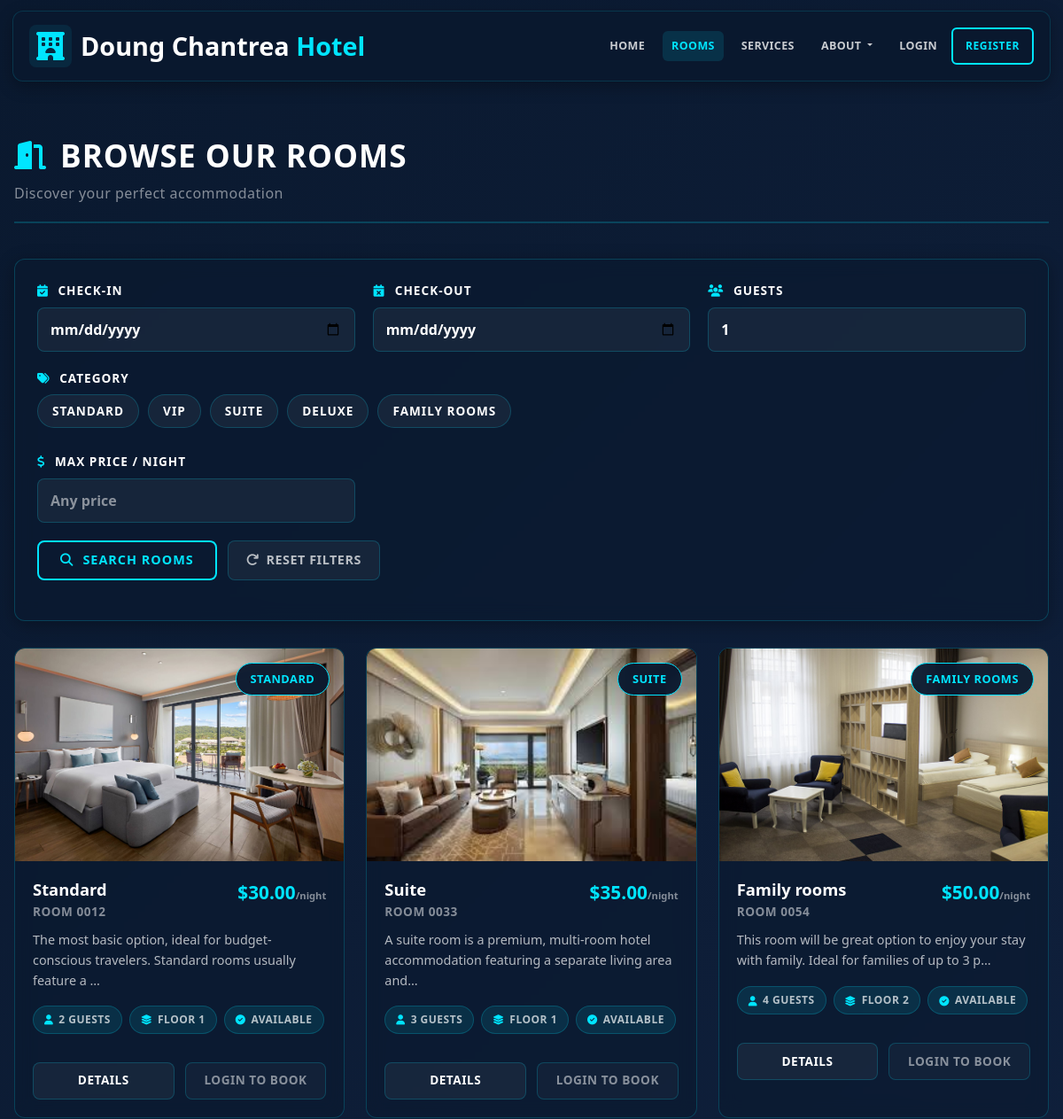
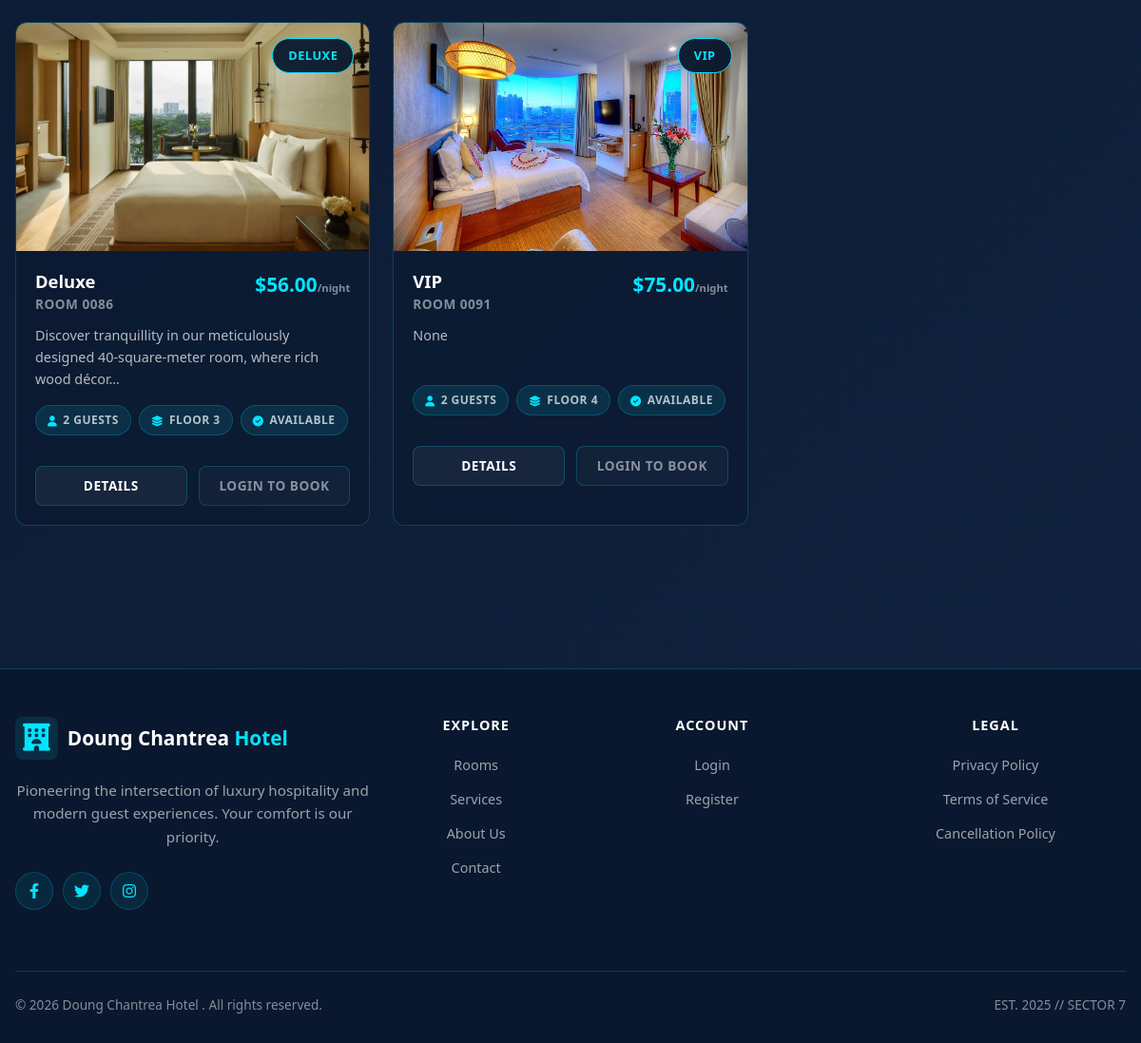
/rooms/, run on the app's committed database (2 pictures, top to bottom).
### hotel/models.py (models this page shows, shortened)
class RoomCategory(models.Model):
    id = models.AutoField(primary_key=True)
    category_name = models.CharField(max_length=50, unique=True)
    class Meta:
        verbose_name_plural = "Room Categories"

class Room(models.Model):
    id = models.AutoField(primary_key=True)
    STATUS_CHOICES = [
        ('Available', 'Available'),
        ('Booked', 'Booked'),
        ('Maintenance', 'Maintenance'),
    ]
    room_number = models.CharField(max_length=10, unique=True)
    category = models.ForeignKey(RoomCategory, on_delete=models.CASCADE, related_name='rooms')
    assigned_staff = models.ForeignKey('Staff', on_delete=models.SET_NULL, null=True, blank=True, related_name='assigned_rooms')
    status = models.CharField(max_length=15, choices=STATUS_CHOICES, default='Available')
    floor = models.IntegerField(default=1, validators=[MinValueValidator(1), MaxValueValidator(100)])
    max_occupancy = models.IntegerField(default=2, validators=[MinValueValidator(1)])
    price = models.DecimalField(max_digits=10, decimal_places=2, null=True, blank=True, validators=[MinValueValidator(0)], help_text="Room-specific price (leave blank to use category base price)")
    amenities = models.TextField(default="WiFi, AC, TV", help_text="Comma-separated list of amenities")
    description = models.TextField(blank=True, null=True)
    image = models.ImageField(upload_to='rooms/', blank=True, null=True)
    created_at = models.DateTimeField(default=timezone.now)
    class Meta:
        ordering = ['room_number']

### hotel/views.py (the view, shortened to what this page needs)
# urls.py: path('rooms/', views.room_list, name='room_list'),
def room_list(request):
    rooms = Room.objects.all()
    form = RoomFilterForm(request.GET or None)
    categories = RoomCategory.objects.all()
    raw_selected = request.GET.getlist('category')
    selected_categories = []
    selected_categories_str = [str(x) for x in selected_categories]
    booked_room_ids = []
    booked_set = set(booked_room_ids)
    filter_by_date = False
    if form.is_valid():
        ci = form.cleaned_data.get('check_in_date')
        co = form.cleaned_data.get('check_out_date')
        if ci and co:
            filter_by_date = True
    for r in rooms:
        if filter_by_date:
            r.is_booked = r.id in booked_set
        else:
            r.is_booked = (r.status != 'Available')
    context = {
        'rooms': rooms,
        'form': form,
        'categories': categories,
        'selected_categories': selected_categories_str,
        'booked_room_ids': booked_room_ids,
        'filter_by_date': filter_by_date,
    }
    return render(request, 'hotel/html/room_list.html', context)

### hotel/forms.py
class RoomFilterForm(forms.Form):
    check_in_date = forms.DateField(
        required=False,
        widget=forms.DateInput(attrs={'type': 'date', 'class': 'form-control'})
    )
    check_out_date = forms.DateField(
        required=False,
        widget=forms.DateInput(attrs={'type': 'date', 'class': 'form-control'})
    )
    category = forms.CharField(
        required=False,
        widget=forms.TextInput(attrs={'class': 'form-control', 'placeholder': 'Room category'})
    )
    max_price = forms.DecimalField(
        required=False,
        widget=forms.NumberInput(attrs={'class': 'form-control', 'placeholder': 'Max price'})
    )
    guests = forms.IntegerField(
        required=False,
        min_value=1,
        widget=forms.NumberInput(attrs={'class': 'form-control', 'placeholder': '1'})
    )

### hotel/templates/hotel/html/room_list.html (shortened to what this page needs)
{% extends 'hotel/html/base.html' %}
{% load static %}
{% block content %}
<div class="rooms-page">
    <div class="page-header">
        <h1 class="page-title">
            <i class="fas fa-door-open"></i> Browse Our Rooms
        </h1>
        <p class="page-subtitle">Discover your perfect accommodation</p>
    </div>
    <div class="filter-wrap">
        <form method="GET">
            <div class="filter-grid">
                <div class="filter-field">
                    <label class="form-label"><i class="fas fa-calendar-check"></i> Check-in</label>
                    <input type="date" name="check_in_date" class="form-control"
                           value="{{ form.check_in_date.value|default_if_none:'' }}">
                </div>
                <div class="filter-field">
                    <label class="form-label"><i class="fas fa-calendar-times"></i> Check-out</label>
                    <input type="date" name="check_out_date" class="form-control"
                           value="{{ form.check_out_date.value|default_if_none:'' }}">
                </div>
                <div class="filter-field">
                    <label class="form-label"><i class="fas fa-users"></i> Guests</label>
                          <input type="number" name="guests" min="1" class="form-control"
                              placeholder="1" value="{{ form.guests.value|default:'1' }}">
                </div>
                <div class="filter-field" style="grid-column: 1 / -1;">
                    <label class="form-label"><i class="fas fa-tags"></i> Category</label>
                    {% if categories %}
                        <div class="category-chips">
                            {% for c in categories %}
                                {% with cid=c.id|stringformat:"s" %}
                                <label class="chip-toggle {% if cid in selected_categories %}checked{% endif %}">
                                    {{ c.category_name }}
                                </label>
                                {% endwith %}
                            {% endfor %}
                        </div>
                    {% else %}
                        <input type="text" name="category" class="form-control"
                               placeholder="All Categories" value="{{ form.category.value|default_if_none:'' }}">
                    {% endif %}
                </div>
                {% if form.max_price %}
                <div class="filter-field">
                    <label class="form-label"><i class="fas fa-dollar-sign"></i> Max Price / Night</label>
                    <input type="number" name="max_price" class="form-control" step="0.01"
                           placeholder="Any price" value="{{ form.max_price.value|default_if_none:'' }}">
                </div>
                {% endif %}
                <div class="filter-actions">
                    <button type="submit" class="btn-filter">
                        <i class="fas fa-search"></i> Search Rooms
                    </button>
                    <a href="{% url 'room_list' %}" class="btn-clear">
                        <i class="fas fa-redo"></i> Reset Filters
                    </a>
                </div>
            </div>
        </form>
    </div>
    {% if rooms %}
        <div class="row g-4">
            {% for room in rooms %}
                <div class="col-12 col-md-6 col-lg-4">
                    <div class="room-card">
                        <div class="room-media">
                            {% if room.image %}
                                <img src="{{ room.image.url }}" alt="Room {{ room.room_number }}">
                            {% else %}
                                <img src="{% static 'hotel/img/room-placeholder.jpg' %}" alt="Room image">
                            {% endif %}
                        <div class="room-badge">
                                {{ room.category.category_name|default:"Room" }}
                        </div>
                        </div>
                        <div class="room-body">
                            <div class="room-top">
                                <h5 class="room-name">
                                    {{ room.category.category_name }}
                                    <span class="room-number">Room {{ room.room_number }}</span>
                                </h5>
                                <div class="room-price">
                                    {% if room.price %}
                                        ${{ room.price|floatformat:2 }}<small>/night</small>
                                    {% else %}
                                        <span style="color:var(--text-muted);">Price on request</span>
                                    {% endif %}
                                </div>
                            </div>
                            <div class="room-desc">
                                {{ room.description|default:""|truncatechars:95 }}
                            </div>
                            <div class="chips">
                                <span class="chip">
                                    <i class="fas fa-user"></i>
                                    {{ room.max_occupancy|default:"2" }} Guests
                                </span>
                                {% if room.floor %}
                                    <span class="chip">
                                        <i class="fas fa-layer-group"></i>
                                        Floor {{ room.floor }}
                                    </span>
                                {% endif %}
                                <span class="chip">
                                    <i class="fas fa-check-circle"></i>
                                    {{ room.status }}
                                </span>
                            </div>
                        </div>
                        <div class="room-actions">
                            {% with query=request.GET.urlencode %}
                            <a href="{% url 'room_detail' room.id %}{% if query %}?{{ query }}{% endif %}" class="btn-details">
                                Details
                            </a>
                            {% endwith %}
                            {% if user.is_authenticated %}
                                {% if not room.is_booked %}
                                    {% with query=request.GET.urlencode %}
                                    <a href="{% url 'room_detail' room.id %}{% if query %}?{{ query }}{% endif %}" class="btn-book">
                                        Book Now
                                    </a>
                                    {% endwith %}
                                {% else %}
                                    <button class="btn-book disabled" disabled>
                                        Unavailable
                                    </button>
                                {% endif %}
                            {% else %}
                                <a href="{% url 'login' %}" class="btn-login">
                                    Login to Book
                                </a>
                            {% endif %}
                        </div>
                    </div>
                </div>
            {% endfor %}
        </div>
    {% else %}
        <div class="alert alert-info">
            <i class="fas fa-info-circle"></i>
            No rooms available matching your criteria. Please try different dates or category.
        </div>
    {% endif %}
</div>
{% endblock %}

### hotel/static/hotel/css/home.css (style rules this page uses)
* { margin: 0; padding: 0; box-sizing: border-box; font-family: 'Segoe UI', sans-serif; }
body { background-color: #f5f5f5; }

### hotel/templates/hotel/html/base.html (style rules this page uses)
:root { --primary: #00e5ff; --secondary: #0a192f; --dark-bg: rgba(10, 25, 47, 0.95); --light: #ecf0f1; --cyan-glow: rgba(0, 229, 255, 0.2); }
* { margin: 0; padding: 0; box-sizing: border-box; }
html { font-size: 16px; }
body { font-family: 'Segoe UI', Tahoma, Geneva, Verdana, sans-serif; background: linear-gradient(135deg, #0a192f 0%, #112240 100%); min-height: 100vh; color: #e6f1ff; overflow-x: hidden; }
.form-control, .form-select, textarea { background: rgba(255, 255, 255, 0.05); border: 1px solid rgba(0, 229, 255, 0.2); color: #e6f1ff; border-radius: 8px; }
.form-control::placeholder, textarea::placeholder { color: rgba(230, 241, 255, 0.5); }
.form-label { color: #e6f1ff; font-weight: 500; }
img, video, iframe { max-width: 100%; height: auto; }

### data on the page
RoomCategory: category_name "STANDARD"
RoomCategory: category_name "VIP"
RoomCategory: category_name "SUITE"
RoomCategory: category_name "DELUXE"
RoomCategory: category_name "FAMILY ROOMS"
Room: image (picture), category.category_name "STANDARD", category.category_name "Standard", room_number "0012", price "30.00", description "The most basic option, ideal for budget-conscious travelers. Standard rooms usually feature a …", max_occupancy "2", floor "1", status "AVAILABLE"
Room: image (picture), category.category_name "SUITE", category.category_name "Suite", room_number "0033", price "35.00", description "A suite room is a premium, multi-room hotel accommodation featuring a separate living area and…", max_occupancy "3", floor "1", status "AVAILABLE"
Room: image (picture), category.category_name "FAMILY ROOMS", category.category_name "Family rooms", room_number "0054", price "50.00", description "This room will be great option to enjoy your stay with family. Ideal for families of up to 3 p…", max_occupancy "4", floor "2", status "AVAILABLE"
Room: image (picture), category.category_name "DELUXE", category.category_name "Deluxe", room_number "0086", price "56.00", description "Discover tranquillity in our meticulously designed 40-square-meter room, where rich wood décor…", max_occupancy "2", floor "3", status "AVAILABLE"
Room: image (picture), category.category_name "VIP", room_number "0091", price "75.00", description "None", max_occupancy "2", floor "4", status "AVAILABLE"
